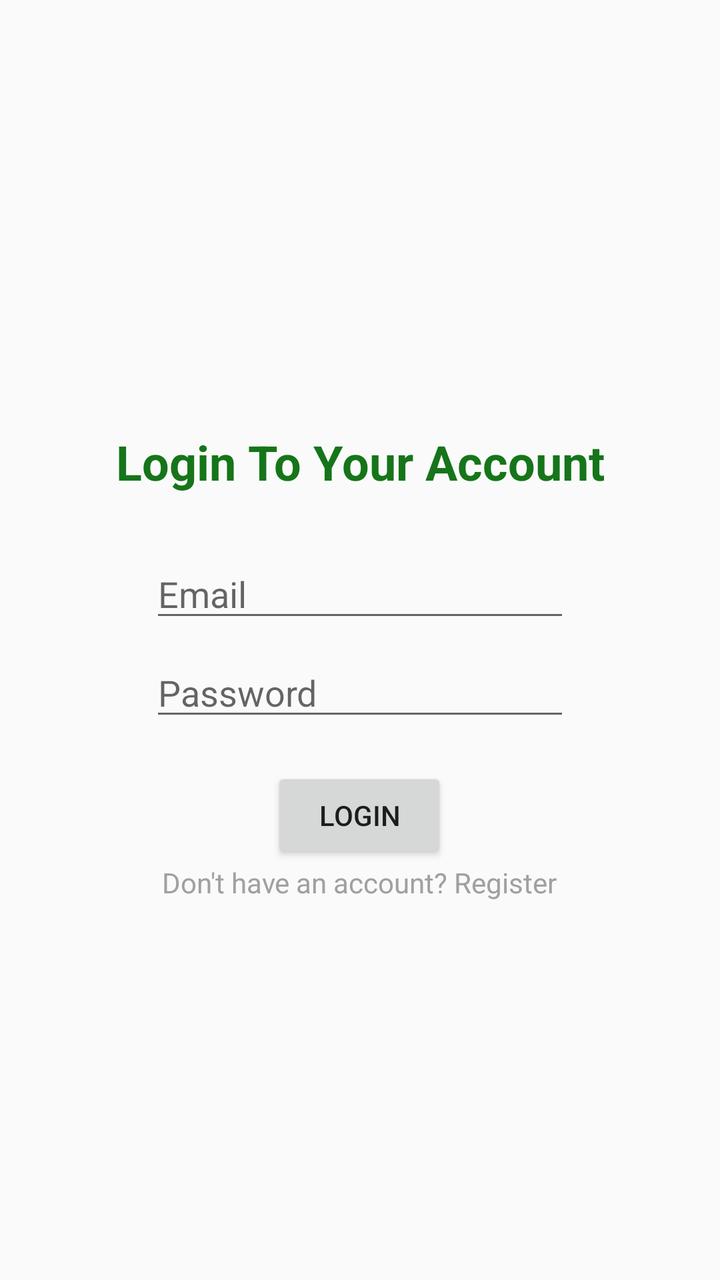
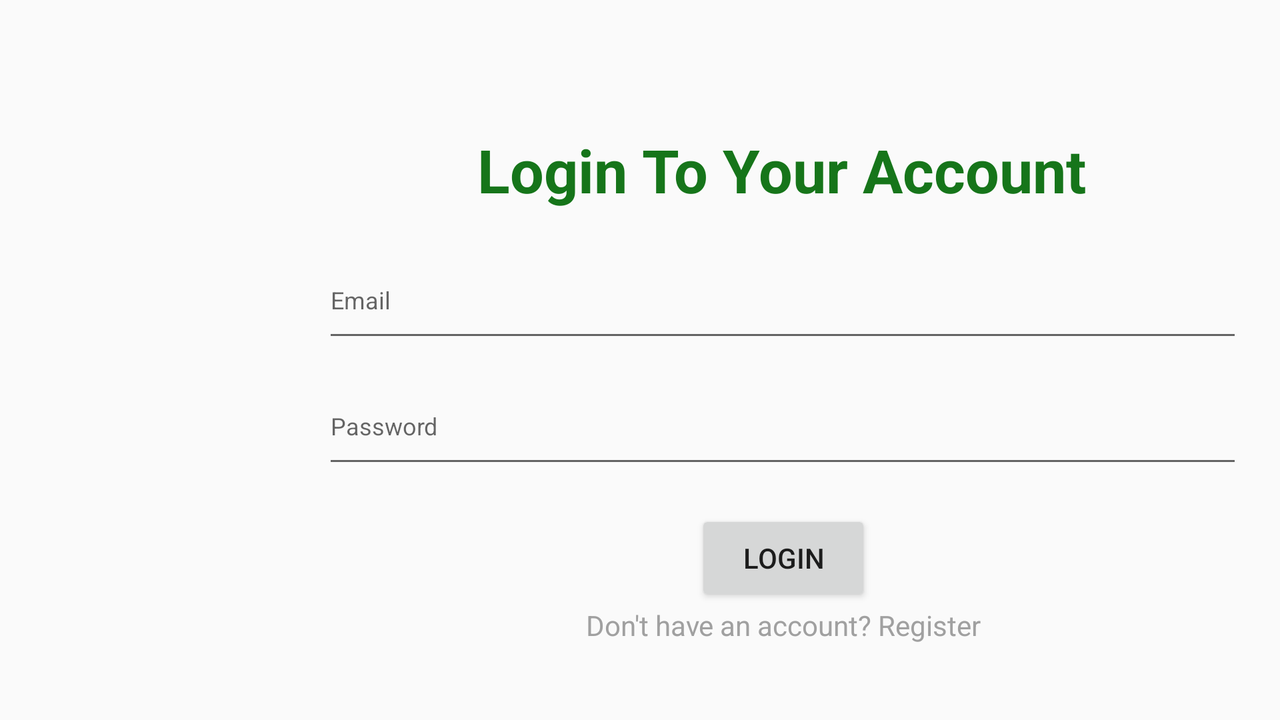

Compare how this app lays out the same screen by default and in its alternative resource folder. The renders come first, then the two layout files and the values they reference.
<!-- AndroidManifest.xml: activity theme AppTheme.NoActionBar -->
<!-- res/layout/activity_login.xml -->
<?xml version="1.0" encoding="utf-8"?>
<androidx.constraintlayout.widget.ConstraintLayout xmlns:android="http://schemas.android.com/apk/res/android"
    xmlns:app="http://schemas.android.com/apk/res-auto"
    xmlns:tools="http://schemas.android.com/tools"
    android:layout_width="match_parent"
    android:layout_height="match_parent"
    android:background="@drawable/bg"
    tools:context=".LoginActivity">

    <Button
        android:id="@+id/button_login"
        android:layout_width="wrap_content"
        android:layout_height="wrap_content"
        android:layout_marginTop="32dp"
        android:text="@string/login"
        app:layout_constraintBottom_toTopOf="@+id/text2"
        app:layout_constraintEnd_toEndOf="@+id/editText_pw"
        app:layout_constraintHorizontal_bias="0.496"
        app:layout_constraintStart_toStartOf="@+id/editText_pw"
        app:layout_constraintTop_toBottomOf="@+id/editText_pw"
        app:layout_constraintVertical_bias="1.0" />

    <EditText
        android:id="@+id/editText_pw"
        android:layout_width="wrap_content"
        android:layout_height="wrap_content"
        android:ems="10"
        android:hint="@string/password"
        android:importantForAutofill="no"
        android:inputType="textPassword"
        app:layout_constraintBottom_toBottomOf="parent"
        app:layout_constraintEnd_toEndOf="parent"
        app:layout_constraintHorizontal_bias="0.5"
        app:layout_constraintStart_toStartOf="parent"
        app:layout_constraintTop_toBottomOf="@+id/editText_email" />

    <EditText
        android:id="@+id/editText_email"
        android:layout_width="wrap_content"
        android:layout_height="wrap_content"
        android:layout_marginBottom="8dp"
        android:ems="10"
        android:hint="@string/email"
        android:importantForAutofill="no"
        android:inputType="textEmailAddress"
        app:layout_constraintBottom_toTopOf="@+id/editText_pw"
        app:layout_constraintEnd_toEndOf="@+id/editText_pw"
        app:layout_constraintHorizontal_bias="0.5"
        app:layout_constraintStart_toStartOf="@+id/editText_pw"
        app:layout_constraintTop_toTopOf="parent"
        app:layout_constraintVertical_chainStyle="packed" />

    <ImageView
        android:id="@+id/img_todo1"
        android:layout_width="109dp"
        android:layout_height="127dp"
        android:contentDescription="@string/img_todo"
        app:layout_constraintBottom_toTopOf="@+id/text1"
        app:layout_constraintEnd_toEndOf="@+id/text1"
        app:layout_constraintHorizontal_bias="0.496"
        app:layout_constraintStart_toStartOf="@+id/text1"
        app:layout_constraintTop_toTopOf="parent"
        app:layout_constraintVertical_bias="0.65999997"
        app:srcCompat="@drawable/ic_todo" />

    <TextView
        android:id="@+id/text2"
        android:layout_width="wrap_content"
        android:layout_height="wrap_content"
        android:layout_marginBottom="203dp"
        android:text="@string/don_t_have_an_account_register"
        android:textColor="#A0A0A0"
        app:layout_constraintBottom_toBottomOf="parent"
        app:layout_constraintEnd_toEndOf="@+id/button_login"
        app:layout_constraintHorizontal_bias="0.5"
        app:layout_constraintStart_toStartOf="@+id/button_login"
        app:layout_constraintTop_toBottomOf="@+id/button_login" />

    <TextView
        android:id="@+id/text1"
        android:layout_width="wrap_content"
        android:layout_height="wrap_content"
        android:layout_marginTop="32dp"
        android:text="@string/login_to_your_account"
        android:textColor="#16751A"
        android:textSize="24sp"
        android:textStyle="bold"
        app:layout_constraintBottom_toTopOf="@+id/editText_email"
        app:layout_constraintEnd_toEndOf="@+id/editText_email"
        app:layout_constraintHorizontal_bias="0.496"
        app:layout_constraintStart_toStartOf="@+id/editText_email"
        app:layout_constraintTop_toBottomOf="@+id/img_todo1"
        app:layout_constraintVertical_bias="0.64" />

</androidx.constraintlayout.widget.ConstraintLayout>
<!-- resources referenced by this layout -->
<resources>
  <string name="don_t_have_an_account_register">Don\'t have an account? Register</string>
  <string name="email">Email</string>
  <string name="img_todo" translatable="false">img_todo</string>
  <string name="login">LOGIN</string>
  <string name="login_to_your_account">Login To Your Account</string>
  <string name="password">Password</string>
  <style name="AppTheme.NoActionBar">
          <item name="windowActionBar">false</item>
          <item name="windowNoTitle">true</item>
      </style>
</resources>
<!-- res/layout-land/activity_login.xml (the repository's variant of the layout above) -->
<!-- drawn on the phone turned sideways -->
<?xml version="1.0" encoding="utf-8"?>
<androidx.constraintlayout.widget.ConstraintLayout xmlns:android="http://schemas.android.com/apk/res/android"
    xmlns:app="http://schemas.android.com/apk/res-auto"
    xmlns:tools="http://schemas.android.com/tools"
    android:layout_width="match_parent"
    android:layout_height="match_parent"
    android:background="@drawable/bg"
    tools:context=".MainActivity">

    <Button
        android:id="@+id/button_login"
        android:layout_width="wrap_content"
        android:layout_height="wrap_content"
        android:layout_marginTop="16dp"
        android:text="@string/login"
        app:layout_constraintEnd_toEndOf="@+id/editText_pw"
        app:layout_constraintHorizontal_bias="0.501"
        app:layout_constraintStart_toStartOf="@+id/editText_pw"
        app:layout_constraintTop_toBottomOf="@+id/editText_pw" />

    <EditText
        android:id="@+id/editText_pw"
        android:layout_width="460dp"
        android:layout_height="55dp"
        android:ems="10"
        android:hint="@string/password"
        android:importantForAutofill="no"
        android:inputType="textPassword"
        android:textSize="12sp"
        app:layout_constraintBottom_toBottomOf="parent"
        app:layout_constraintEnd_toEndOf="parent"
        app:layout_constraintHorizontal_bias="0.896"
        app:layout_constraintStart_toStartOf="parent"
        app:layout_constraintTop_toBottomOf="@+id/editText_email" />

    <EditText
        android:id="@+id/editText_email"
        android:layout_width="460dp"
        android:layout_height="55dp"
        android:layout_marginBottom="8dp"
        android:ems="10"
        android:hint="@string/email"
        android:importantForAutofill="no"
        android:inputType="textEmailAddress"
        android:textSize="12sp"
        app:layout_constraintBottom_toTopOf="@+id/editText_pw"
        app:layout_constraintEnd_toEndOf="@+id/editText_pw"
        app:layout_constraintHorizontal_bias="1.0"
        app:layout_constraintStart_toStartOf="@+id/editText_pw"
        app:layout_constraintTop_toTopOf="parent"
        app:layout_constraintVertical_chainStyle="packed" />

    <ImageView
        android:id="@+id/img_todo1"
        android:layout_width="129dp"
        android:layout_height="143dp"
        android:layout_marginEnd="132dp"
        android:layout_marginRight="132dp"
        android:contentDescription="@string/img_todo"
        app:layout_constraintBottom_toBottomOf="@+id/text1"
        app:layout_constraintEnd_toStartOf="@+id/text1"
        app:layout_constraintTop_toTopOf="@+id/text1"
        app:layout_constraintVertical_bias="0.303"
        app:srcCompat="@drawable/ic_todo" />

    <TextView
        android:id="@+id/text2"
        android:layout_width="wrap_content"
        android:layout_height="wrap_content"
        android:text="@string/don_t_have_an_account_register"
        android:textColor="#A0A0A0"
        app:layout_constraintEnd_toEndOf="@+id/button_login"
        app:layout_constraintStart_toStartOf="@+id/button_login"
        app:layout_constraintTop_toBottomOf="@+id/button_login" />

    <TextView
        android:id="@+id/text1"
        android:layout_width="wrap_content"
        android:layout_height="wrap_content"
        android:layout_marginBottom="16dp"
        android:text="@string/login_to_your_account"
        android:textColor="#16751A"
        android:textSize="30sp"
        android:textStyle="bold"
        app:layout_constraintBottom_toTopOf="@+id/editText_email"
        app:layout_constraintEnd_toEndOf="@+id/editText_email"
        app:layout_constraintHorizontal_bias="0.496"
        app:layout_constraintStart_toStartOf="@+id/editText_email" />


</androidx.constraintlayout.widget.ConstraintLayout>
